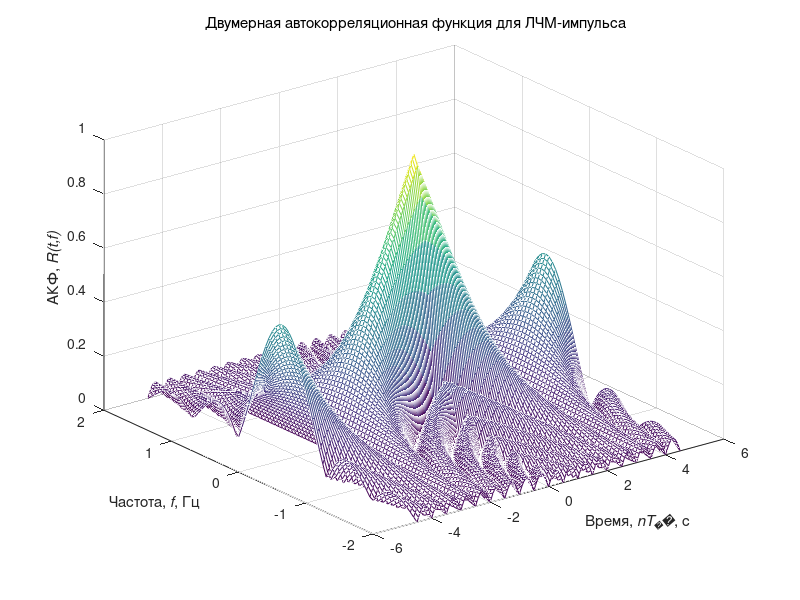
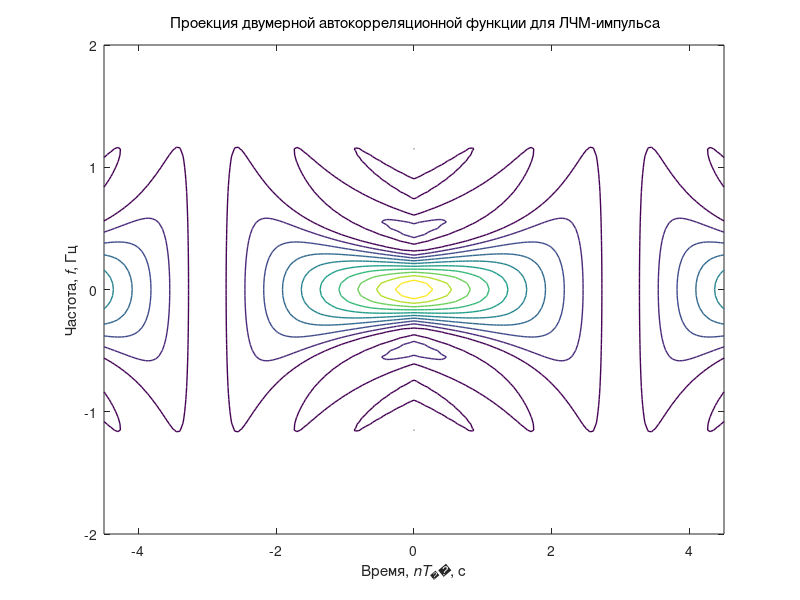

Recreate these plots in MATLAB, in order.
% плагин pulse waveform analyzer
% фкмб - фазо-кода манипулируемый сигнал кода Баркера
% нчм - непрерывная частотная модуляция
% лчм - линейно частотная модуляция
% Имитационное моделирование и графическая визуализация
% функции неопределенности простых и сложных сигналов
clear all; % Очистка памяти
close all; % Закрытие всех окон с графиками
clc; % Очистка окна команд и сообщений
fontSize=10; % Размер шрифта графиков
fontType=''; % Тип шрифта графиков
% Цвет графиков
tColor='b'; % Временная область
tColorLight=[0.3 0.7 0.9]; % Временная область
Color0='r'; % Эталонные сигналы
fColor=[1 0.4 0]; % Частотная область
eColor=[0.85 0.325 0.098]; % Погрешности
eColorLight=[0.9 0.9 0.4]; % Погрешности
eColorDark=[0.635 0.078 0.184]; % Погрешности
tstep = 0.05; % Шаг по оси времени
fstep = 0.05; % Шаг по оси частоты
dT = 3; % Длительность импульса
N = 1.5;
tmin = -N * dT; % Диапазон значений по времени (мин)
tmax = N * dT; % Диапазон значений по времени (макс)
fmin = round(-4/dT)-1; % Диапазон значений по частоте (мин)
fmax = round(4/dT)+1; % Диапазон значений по частоте (макс)
t = tmin:tstep:tmax; % Значения по оси времени
f = fmin:fstep:fmax; % Значения по оси частоты
% Формирование значений двумерной автокорреляционной
% функции тонального импульса
eps = 0.000001;
i = 0;
for ti = tmin:tstep:tmax
    i = i + 1;
    j = 0;
    for fj = fmin:fstep:fmax
        j = j + 1;
        val1 = 1 - abs(ti) / dT;
        val2 = pi * dT * (1.0 - abs(ti) / dT) * fj;
        x(j,i) = abs( val1 * sin(val2+eps)/(val2+eps));
    end
end

% Формирование трехмерного графика
figure; mesh(t,f,x);
set(get(gcf, 'CurrentAxes'), 'FontSize', fontSize); % Изменение шрифта
xlabel ('Время,\it nT_д\rm, с'); % Надпись оси абсцисс
ylabel ('Частота,\it f\rm, Гц'); % Надпись оси ординат
zlabel('АКФ,\it R(t,f)'); % Надпись оси аппликат
title({'\rm Двумерная автокорреляционная функция для ЛЧМ-импульса'}); % Заголовок
figure; contour(t,f,x,'Linewidth',1);
set(get(gcf, 'CurrentAxes'), 'FontSize', fontSize); % Изменение шрифта
xlabel ('Время,\it nT_д\rm, с'); % Надпись оси абсцисс
ylabel ('Частота,\it f\rm, Гц'); % Надпись оси ординат
title({'\rm Проекция двумерной автокорреляционной функции для ЛЧМ-импульса'}); % Заголовок

